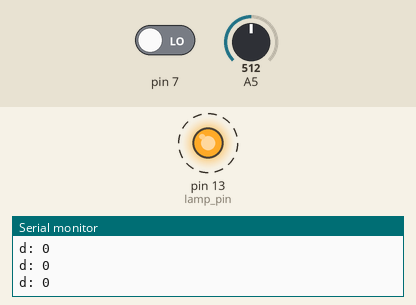
Recording of a sketch running on a simulated Arduino Uno, built with avr-gcc and run on an emulated ATmega328P. Parts: output pins drawn as LEDs (lit = HIGH), the last lines printed to the serial monitor. Dashed ring = blinking. The test bench sets the inputs (shaded band); at power-on: A5 = 512, pin 7 LOW.

Above: at 1.4 s.
1.5 s: A5 set to 32
3.3 s: A5 set to 28
At 3.9 s:
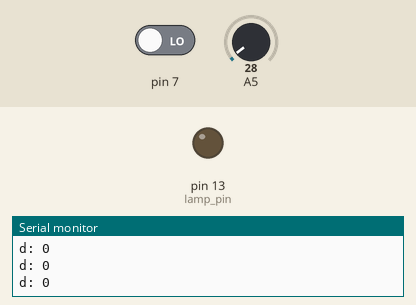
4.8 s: A5 set to 122
At 7.9 s:
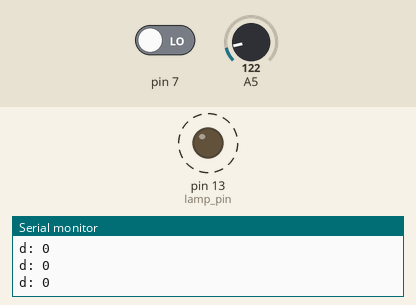
8.0 s: A5 set to 20
At 9.0 s:
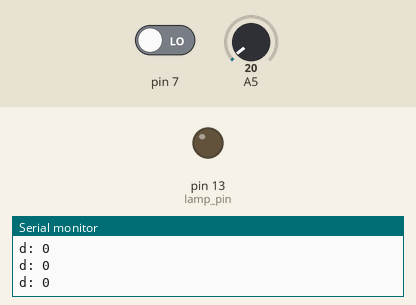
Timing chart, 0 to 10.5 s (numbered marks = the images above; inputs shaded):
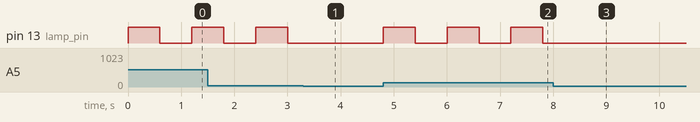

The sketch:

ArduSoundLamp.ino
```cpp
/*
  ArduLamp
  Lamp manage by Arduino

 */

//char buf;
int lamp_pin = 13;
//int countdown;
//boolean countdown_enable = false;
int sound = 0;
boolean turn_on = false;

void setup() {
  pinMode(lamp_pin, OUTPUT);
  pinMode(7, INPUT);
  Serial.begin(9600);
}

void loop() {
  int previous_sound = sound;
  sound = analogRead(5);

  if (previous_sound != sound) {
    Serial.println(sound);
  }
  Serial.print("d: ");
  Serial.println(digitalRead(7));

  if (sound >= 30) {
    if (turn_on) {
      digitalWrite(lamp_pin, LOW);
      turn_on = false;
    } else {
      digitalWrite(lamp_pin, HIGH);
      turn_on = true;
    }
    delay(500);
  }
  delay(100);
}
```

Measured:
- the behaviour switches between 30 and 29 on A5 (found by bisection; images 0 and 1)
- after the input at 3.3 s, pin 13 (lamp_pin): stays LOW (without the input it goes to HIGH after 0.30 s)
- after the input at 4.8 s, pin 13 (lamp_pin): alternates HIGH for 0.60 s and LOW for 0.60 s, starting at once
- after the input at 8.0 s, pin 13 (lamp_pin): stops changing and stays LOW
